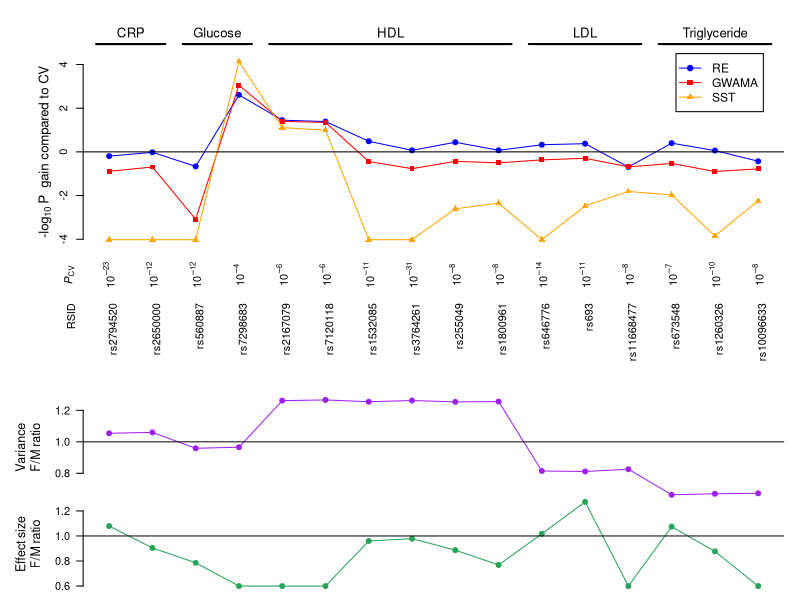

Reproduce this figure in R.
###########################################
####
#### Buhm's plot modification 9/6/14
####
#### Cue's plot modification 9/18/17
####
###########################################

setwd("/Users/cuelee/Dropbox/Cue_meta_sex/manuscript/Figures/Fig6/Finland-figure")

pval_format <- function(pval) {
log10p <- log10(pval)
## exponent <- floor(log10p)
## front <- 10^(log10p-exponent)
## out <- sprintf("%.0f%%*%%10^%d", front, exponent)
out <- sprintf("10^%d", round(log10p))
}

lmargin <- 6.3
rmargin <- 1.2
umargin <- 4

ptab = as.matrix(read.table("meta_pval.txt"))

rsids = ptab[,1]
pvals = as.numeric(ptab[,2:5])
dim(pvals) <- c(16,4)
log_pvals = -log(pvals)/log(10)
rel_log_pvals <- log_pvals - log_pvals[,2]

EP1= 0.1
EP2=0.01
EP = EP1+EP2
cairo_pdf("result_plot_CHL.pdf", width=7, height=6+EP, pointsize=12,family = "DejaVu Sans")

layout(matrix(c(1,2,3),3,1,byrow=FALSE),heights=c(4+EP1,1.05+EP2,1.05))
## par(oma=c(2,2,2,2))
#par(mfrow = c(2, 1))
par(mar=c(11,lmargin,umargin,rmargin))


N = length(rel_log_pvals[,4])
for (i in 1:N) {
if (rel_log_pvals[i,4] < -4) {
rel_log_pvals[i,4] = -4.02
}
}

plot(rel_log_pvals[,1],  type="o", axes=FALSE, pch=19, ylim=c(-4.2, 4.2), col="blue", xlab="", ylab="")
#lines(rel_log_pvals[,2], type="l", pch=19,  col="black")
lines(rel_log_pvals[,3], type="o", pch=15,  col="red")
lines(rel_log_pvals[,4], type="o", pch=17,  col="orange1")
abline(h = 0)

#legend("topright", c("RE", "GWAMA", "CV", "SST"), cex=0.9, col=c("blue", "red", "green2", "orange1"), pch=19, lty=1 )
legend(x=14.1,y=4.5, c("RE", "GWAMA", "SST"), cex=1.1, col=c("blue", "red", "orange1"), pch=c(19, 15, 17), lty=1)

axis(side = 2)

### Print CV P-value.
text.x.adj=-0.1
cv_pvals = pvals[,2]
cv_pvals_label = sapply(cv_pvals, pval_format)
text(seq(1, 16, by=1)+text.x.adj, par("usr")[3] - 0.8,
labels = parse(text=cv_pvals_label), srt=90,
pos = 1, xpd = TRUE)
text(0, par("usr")[3] - 0.8, labels=expression(paste(italic(P)[CV])), srt=90, pos=1, xpd=TRUE, cex=1)

### Print RSID.
text.x.adj=0.27
text.y.adj=2.4
text(seq(1, 16, by=1)+text.x.adj, par("usr")[3] - text.y.adj, labels = rsids, srt = 90, pos = 2, xpd = TRUE,cex=1)

  ### Print Asciis using label=bquote(.(a))
  #asciis <- c("\u25ca"," ","\u25ca","\u2020","*","\u2022"," "," "," "," "," ","\u2022","\u2021"," "," ","\u25ca")
  #text(seq(1, 16, by=1)+text.x.adj-0.2, par("usr")[3] - text.y.adj - 0.4 *nchar(rsids) + 0.5  , labels = bquote(asciis), srt = 0, pos = 1, xpd = TRUE, cex = 1)
  #text(seq(1, 16, by=1)+text.x.adj-0.17, par("usr")[3] - text.y.adj - 0.39 *nchar(rsids) + 0.8  , labels = asciis, srt = 0, pos = 1, xpd = TRUE, cex = 1.2)

text(0.3, par("usr")[3] - text.y.adj, labels="RSID", srt=90, pos=2, xpd=TRUE, cex=1)

### Y axis labels.
mtext(side = 2, line = 2.2, expression(paste("-log"[10]~"P"~" gain compared to CV")), cex=0.8)

### The top part (phenotypes).
Ns <- c(2,2,6,3,3)
pheno.names <- c("CRP", "Glucose", "HDL", "LDL", "Triglyceride")
tick  <- 1
for (i in 1:5) {
	lines(c(tick - 0.3, tick+Ns[i]-1+0.3), rep(par("usr")[4]+0.4, 2), lwd=2, xpd=T)
	text(tick+(Ns[i]-1)/2, par("usr")[4]+0.4, labels=pheno.names[i], pos=3, xpd=T, cex=1.2)
	tick <- tick+Ns[i]
}
	
### Read variance ratio.
vars = as.matrix(read.table("var_res.txt"))
lps = as.numeric(vars[,2])

### Plot variance ratio.
par(mar=c(0.0,lmargin,00,rmargin))
ylab_name <- "Variance\nF/M ratio" 
plot(lps, type="o", pch=19, col="purple",ylab="", axes=FALSE, xlab="")
abline(h = 1)
axis(side = 2, at=c(0.8, 1.0, 1.2), las=1)
mtext(side = 2, line = 2.3, ylab_name, cex=0.75,padj=-0.4)


### Read effect sizes.
qtab = as.matrix(read.table("effects.txt"))
qps = qtab[,1]/qtab[,2]   # female/male
qps[qps < 0.6] <- 0.6 # bound to a limit (=0.5)

### Plot effect size ratios.
ylab_name <- "Effect size\nF/M ratio" 
par(mar=c(0.8,lmargin,0.0,rmargin))
plot(qps, type="o", pch=19, col="#26a458", axes=FALSE, ylab=NA, xlab="")
abline(h = 1)
axis(side = 2, at=c(0.6, 0.8, 1.0, 1.2), las=1)
mtext(side = 2, line = 2.3, ylab_name, cex=0.75,padj=-0.4)

dev.off()